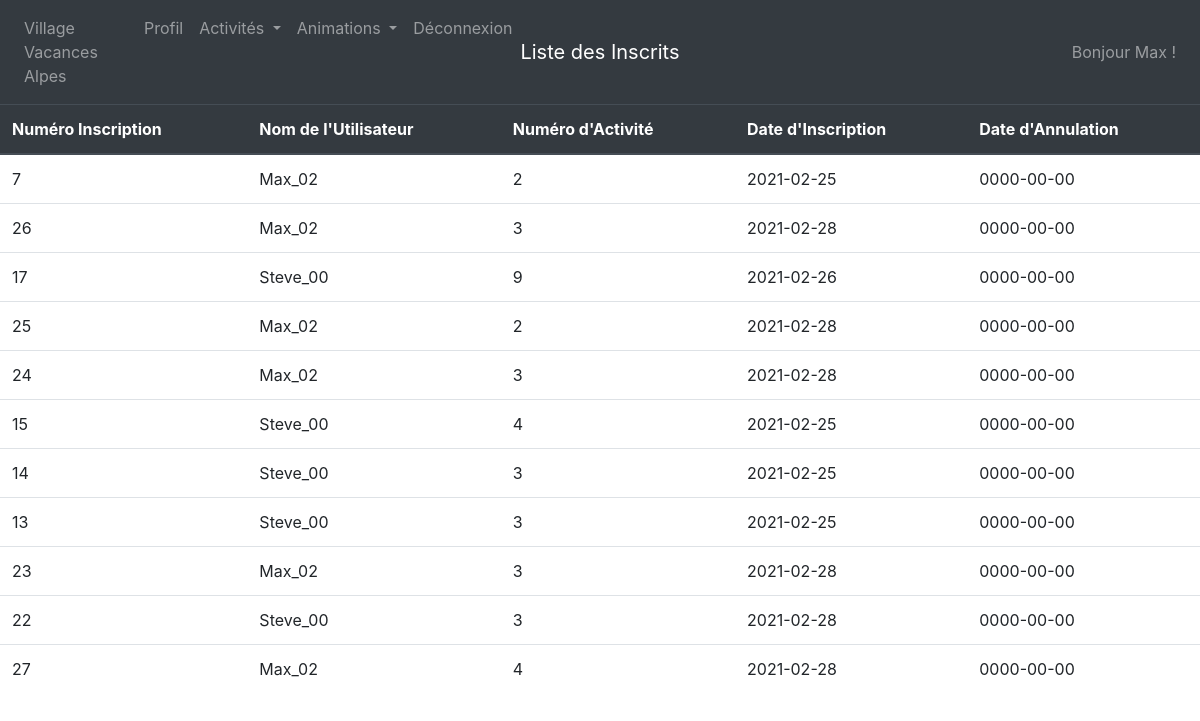
Screenshot of /index.php?page=vueInscription (signed in) with the database file from the repository.
### tables this page shows
CREATE TABLE IF NOT EXISTS `inscription` (
  `NOINSCRIP` bigint(6) NOT NULL AUTO_INCREMENT,
  `USER` char(8) NOT NULL,
  `NOACT` int(4) NOT NULL,
  `DATEINSCRIP` date DEFAULT NULL,
  `DATEANNULE` date DEFAULT NULL,
  PRIMARY KEY (`NOINSCRIP`),
  KEY `I_FK_INSCRIPTION_COMPTE` (`USER`),
  KEY `I_FK_INSCRIPTION_ACTIVITE` (`NOACT`)
);

### fonctions/inscriptionall.php (called while the page is built, shortened)
<?php
function getInscription() {
    $con = mysqli_connect("localhost","root" ,"", "gacti");
    $req =
    '
    SELECT *
    FROM inscription
    WHERE inscription.DATEANNULE = "0000-00-00"';
    $res = mysqli_query($con, $req);
    $inscription = [];
    while($ligne = mysqli_fetch_assoc($res))
      array_push($inscription, $ligne);
    return $inscription;
}

### vue/inscription/vueInscription.php (the view, shortened to what this page needs)
<nav class="navbar navbar-expand-lg navbar-dark navbar-light bg-dark">
  <div class="navbar-collapse collapse w-100 order-1 order-md-0 dual-collapse2">
    <ul class="navbar-nav mr-auto">
		<a class="nav-item nav-link" href="index.php?page=accueil">Village Vacances Alpes </a>
		<?php
		if ($_SESSION["TYPEPROFIL"] === 'EN')
		{
			echo '<a class="nav-item nav-link" href="index.php?page=userProfilAdmin">Profil</a>';
		}
		else
		{
			echo '<a class="nav-item nav-link" href="index.php?page=userProfilUser">Profil</a>';
		}
		 ?>
		 <li class="nav-item dropdown">
			 <a class="nav-link dropdown-toggle" href="#" id="navbarDropdownMenuLink" data-toggle="dropdown" > Activités </a>
		</li>
		<li class="nav-item dropdown">
			<a class="nav-link dropdown-toggle" href="#" id="navbarDropdownMenuLink" data-toggle="dropdown"> Animations </a>
		</li>
		<a class="nav-item nav-link" href="index.php?page=deconnexion">Déconnexion</a>
	</div>
	<div class="mx-auto order-0">
		<a class="navbar-brand mx-auto" href="#">Liste des Inscrits</a>
	</div>
	<div class="navbar-collapse collapse w-100 order-3">
		<ul class="navbar-nav ml-auto">
			<li class="nav-item">
				<a class="nav-link">Bonjour <?=$_SESSION['NOMCOMPTE']?> !</a>
			</li>
		</ul>
	</div>
</nav>
<table class="table">
	<thead class="thead-dark">
    <tr>
      <th scope="col">Numéro Inscription</th>
      <th scope="col">Nom de l'Utilisateur</th>
      <th scope="col">Numéro d'Activité</th>
      <th scope="col">Date d'Inscription</th>
			<th scope="col">Date d'Annulation</th>
	</thead>
      <?php
			include_once('././fonctions/inscriptionall.php');
			$inscription = getInscription();
			for($inscri = 0; $inscri < count($inscription); $inscri++)
			{
				echo "<tr>";
				foreach($inscription[$inscri] as $key => $value)
					echo "<td>".$value."</td>";
					echo "</tr>";
			}
			?>
</table>

### rows the page displays
inscription: NOINSCRIP "7", USER "Max_02", NOACT "2", DATEINSCRIP "2021-02-25", DATEANNULE "0000-00-00"
inscription: NOINSCRIP "26", USER "Max_02", NOACT "3", DATEINSCRIP "2021-02-28", DATEANNULE "0000-00-00"
inscription: NOINSCRIP "17", USER "Steve_00", NOACT "9", DATEINSCRIP "2021-02-26", DATEANNULE "0000-00-00"
inscription: NOINSCRIP "25", USER "Max_02", NOACT "2", DATEINSCRIP "2021-02-28", DATEANNULE "0000-00-00"
inscription: NOINSCRIP "24", USER "Max_02", NOACT "3", DATEINSCRIP "2021-02-28", DATEANNULE "0000-00-00"
inscription: NOINSCRIP "15", USER "Steve_00", NOACT "4", DATEINSCRIP "2021-02-25", DATEANNULE "0000-00-00"
inscription: NOINSCRIP "14", USER "Steve_00", NOACT "3", DATEINSCRIP "2021-02-25", DATEANNULE "0000-00-00"
inscription: NOINSCRIP "13", USER "Steve_00", NOACT "3", DATEINSCRIP "2021-02-25", DATEANNULE "0000-00-00"
inscription: NOINSCRIP "23", USER "Max_02", NOACT "3", DATEINSCRIP "2021-02-28", DATEANNULE "0000-00-00"
inscription: NOINSCRIP "22", USER "Steve_00", NOACT "3", DATEINSCRIP "2021-02-28", DATEANNULE "0000-00-00"
inscription: NOINSCRIP "27", USER "Max_02", NOACT "4", DATEINSCRIP "2021-02-28", DATEANNULE "0000-00-00"

### other values shown
$_SESSION['NOMCOMPTE'] "Max"
